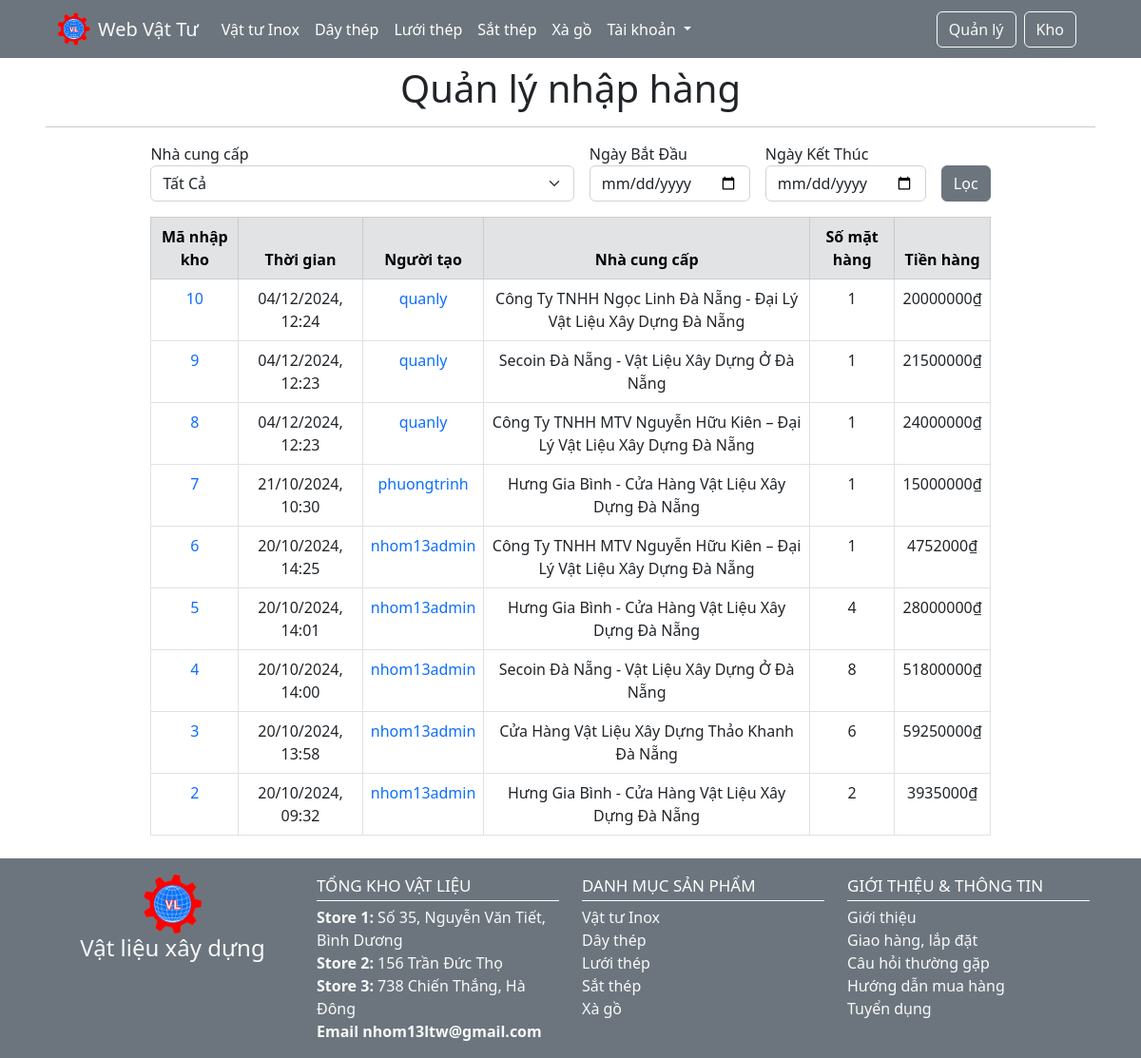
Page /quan-ly/nhap-hang/ (signed in) on the committed database.
### warehouse/models.py (models this page shows, shortened)
class Import(models.Model):
  created_by = models.ForeignKey(User, on_delete=models.SET_NULL, null=True)
  provider = models.ForeignKey(Provider, on_delete=models.CASCADE)
  note = models.TextField()
  created_date = models.DateTimeField(auto_now_add=True)

class Provider(models.Model):
  name = models.CharField(max_length=200)
  address = models.CharField(max_length=500)

### manager/views.py (the view)
# urls.py: path('nhap-hang/', views.import_product, name='import'),
def import_product(request):
  if request.user.is_authenticated and request.user.profile.permission == 'Quản lý':
    title = 'Quản lý nhập hàng'
    providers = Provider.objects.all()
    imports = Import.objects.all().order_by('-created_date')
    req_provider = request.GET.get('provider', '')
    start_date = request.GET.get('start-date', '')
    end_date = request.GET.get('end-date', '')
    if req_provider:
      imports = imports.filter(provider__name=req_provider)
    if start_date and end_date:
      sd_ed = timezone.make_aware(datetime.strptime(start_date, "%Y-%m-%d"))
      ed_ed = timezone.make_aware(datetime.strptime(end_date, "%Y-%m-%d"))
      imports = imports.filter(created_date__range=[sd_ed, ed_ed])
    elif start_date:
      sd_ed = timezone.make_aware(datetime.strptime(start_date, "%Y-%m-%d"))
      ed_ed = timezone.make_aware(datetime.now())
      imports = imports.filter(created_date__range=[sd_ed, ed_ed])
    elif end_date:
      ed_ed = timezone.make_aware(datetime.strptime(end_date, "%Y-%m-%d"))
      imports = imports.filter(created_date__range=[imports.earliest('created_date').created_date, ed_ed])
    for imp in imports:
      total_amount = sum(imd.total_price for imd in imp.importdetail_set.all())
      imp.total_amount = total_amount
    return render(request, 'manager/import-product.html', {'title': title, 'imports': imports,
                                                           'providers': providers, 'req_provider': req_provider,
                                                           'start_date': start_date, 'end_date':end_date})
  else:
    return redirect('home')

### warehouse/models.py (called while the page is built)
  @property
  def total_price(self):
      return self.product.price_import * self.quantity

### templates/manager/import-product.html (shortened to what this page needs)
{% extends 'base.html' %}
{% block content %}
<h1 class="text-center">{{ title }}</h1>
<hr>
<div class="d-flex justify-content-center">
  <div style="width: 80%;">
    <div class="d-flex mb-3" style="justify-content: flex-end;">
      <form class="d-flex justify-content-center gap-3">
        <div>
          <label for="select-provider">Nhà cung cấp</label><br>
          <select id="select-provider" name="provider" class="form-select" style="cursor: pointer;">
            <option value="">Tất Cả</option>
          </select>
        </div>
        <div>
          <label for="start-date">Ngày Bắt Đầu</label><br>
          <input type="date" name="start-date" id="start-date" class="form-control" style="cursor: pointer;" value="{% if start_date %}{{ start_date }}{% endif %}">
        </div>
        <div>
          <label for="end-date">Ngày Kết Thúc</label><br>
          <input type="date" name="end-date" id="end-date" class="form-control" style="cursor: pointer;" value="{% if end_date %}{{ end_date }}{% endif %}">
        </div>
        <button type="submit" class="btn btn-secondary mt-4">Lọc</button>
      </form>
    </div>
    <table class="table table-hover table-bordered">
      <thead class="table-secondary">
        <tr>
          <th scope="col" class="text-center">Mã nhập kho</th>
          <th scope="col" class="text-center">Thời gian</th>
          <th scope="col" class="text-center">Người tạo</th>
          <th scope="col" class="text-center">Nhà cung cấp</th>
          <th scope="col" class="text-center">Số mặt hàng</th>
          <th scope="col" class="text-center">Tiền hàng</th>
        </tr>
      </thead>
      <tbody>
        {% for import in imports %}
        <tr>
          <td class="text-center"><a href="{{ import.id }}/" style="text-decoration: none;">{{ import.id }}</a></td>
          <td class="text-center">{{ import.created_date|date:"d/m/Y, H:i" }}</td>
          <td class="text-center"><a style="text-decoration: none;" href="/quan-ly/nguoi-dung/{{ import.created_by.id }}/">{{ import.created_by }}</a></td>
          <td class="text-center">{{ import.provider.name }}</td>
          <td class="text-center">{{ import.importdetail_set.all.count}}</td>
          <td class="text-center">{{ import.total_amount }}₫</td>
        </tr>
        {% endfor %}
      </tbody>
    </table>
  </div>
</div>
{% endblock %}

### static/css/style.css (style rules this page uses)
.text-center { text-align: center; }

### rows in the picture
Import: id "10", created_date "04/12/2024, 12:24", created_by "quanly", provider.name "Công Ty TNHH Ngọc Linh Đà Nẵng - Đại Lý Vật Liệu Xây Dựng Đà Nẵng", importdetail_set.all.count "1", total_amount "20000000"
Import: id "9", created_date "04/12/2024, 12:23", created_by "quanly", provider.name "Secoin Đà Nẵng - Vật Liệu Xây Dựng Ở Đà Nẵng", importdetail_set.all.count "1", total_amount "21500000"
Import: id "8", created_date "04/12/2024, 12:23", created_by "quanly", provider.name "Công Ty TNHH MTV Nguyễn Hữu Kiên – Đại Lý Vật Liệu Xây Dựng Đà Nẵng", importdetail_set.all.count "1", total_amount "24000000"
Import: id "7", created_date "21/10/2024, 10:30", created_by "phuongtrinh", provider.name "Hưng Gia Bình - Cửa Hàng Vật Liệu Xây Dựng Đà Nẵng", importdetail_set.all.count "1", total_amount "15000000"
Import: id "6", created_date "20/10/2024, 14:25", created_by "nhom13admin", provider.name "Công Ty TNHH MTV Nguyễn Hữu Kiên – Đại Lý Vật Liệu Xây Dựng Đà Nẵng", importdetail_set.all.count "1", total_amount "4752000"
Import: id "5", created_date "20/10/2024, 14:01", created_by "nhom13admin", provider.name "Hưng Gia Bình - Cửa Hàng Vật Liệu Xây Dựng Đà Nẵng", importdetail_set.all.count "4", total_amount "28000000"
Import: id "4", created_date "20/10/2024, 14:00", created_by "nhom13admin", provider.name "Secoin Đà Nẵng - Vật Liệu Xây Dựng Ở Đà Nẵng", importdetail_set.all.count "8", total_amount "51800000"
Import: id "3", created_date "20/10/2024, 13:58", created_by "nhom13admin", provider.name "Cửa Hàng Vật Liệu Xây Dựng Thảo Khanh Đà Nẵng", importdetail_set.all.count "6", total_amount "59250000"
Import: id "2", created_date "20/10/2024, 09:32", created_by "nhom13admin", provider.name "Hưng Gia Bình - Cửa Hàng Vật Liệu Xây Dựng Đà Nẵng", importdetail_set.all.count "2", total_amount "3935000"

### other values in the picture
{{ title }} "Quản lý nhập hàng"
